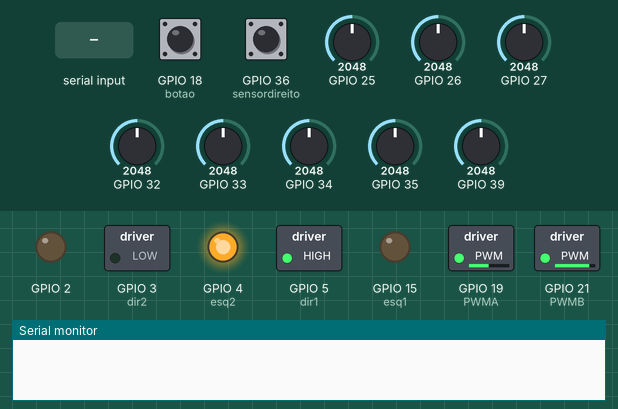
Recording of a program running on a simulated ESP32. On the bench: switched loads named in the program (green lamp = pin HIGH), output pins drawn as LEDs (lit = HIGH), the last lines printed to the serial monitor. The test bench sets the inputs (shaded band); at power-on: GPIO 36 (sensordireito) HIGH, GPIO 18 (botao) LOW, GPIO 25 = 2048, GPIO 26 = 2048, GPIO 27 = 2048, GPIO 32 = 2048, GPIO 33 = 2048, GPIO 34 = 2048, GPIO 35 = 2048, GPIO 39 = 2048. Nothing arrives over Bluetooth unless stated.

Above: at 1.2 s.
1.3 s: "}" received over the second serial link
At 2.5 s:
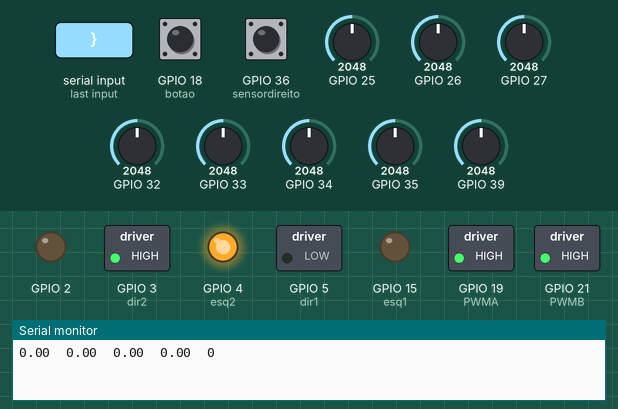
2.8 s: GPIO 36 (sensordireito) pulsed LOW 2 times (0.12 s each, 0.3 s apart)
At 4.0 s:
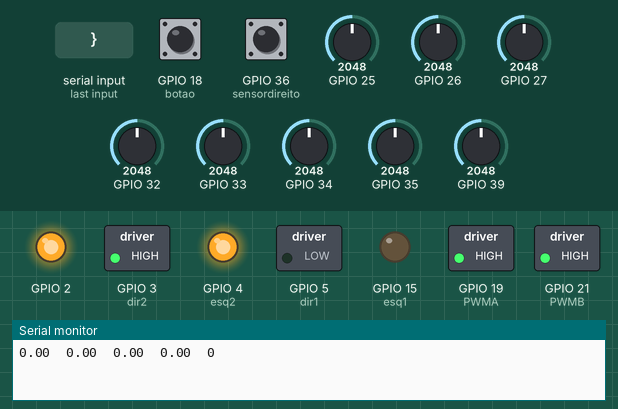
Timing chart, 0 to 5.8 s (numbered marks = the images above; inputs shaded):
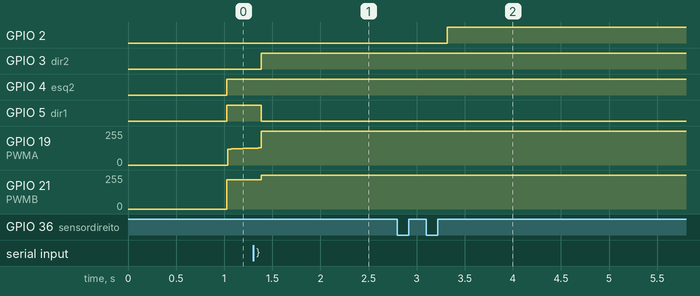

Measured:
- after the input at 1.3 s, GPIO 3 (dir2): LOW → HIGH after 0.09 s; GPIO 5 (dir1): HIGH → LOW after 0.09 s; GPIO 21 (PWMB): 218/255 → 255/255 after 0.09 s
- after the input at 2.8 s, GPIO 2: LOW → HIGH after 0.52 s

The program:

main.cpp
```cpp
#include <Arduino.h>
#include <QTRSensors.h>
#include <BluetoothSerial.h>

QTRSensors qtr;
BluetoothSerial SerialBT;

// multtasks
TaskHandle_t observer;

// constantes do PID
float kp = 170, ki = 0.065, kd = 470;
//float kp1 = 270, ki1 = 0.6, kd1 = 430;

// pinos da ponte H
#define PWMA 19
#define PWMB 21
#define esq1 15
#define esq2 4
#define dir1 5
#define dir2 3

// velocidade do carrinho
bool largada = false;
int32_t speed = 3500;
int32_t oldSpeed = speed;

// velocidade dos motores esquerdo e direito
int32_t velEsq = speed, velDir = speed;
float cte = 0.7; // const para diminuir q roda gira para tras

unsigned long int t_intercessao;

// config da linha de sensores
const uint8_t qtdSensores = 8;
uint16_t sensorValues[qtdSensores];

// valores do tempo
unsigned long temp_anterior=0, temp_atual, t;

// variaveis para o PID
int P, I, D, erroPassado, erroSomado = 0, erro, PID;

// variaveis para execoes
#define intercessao 4000
#define botao 18
#define sensoresquerdo 13
#define sensordireito 36
bool ligado;
int total;
int volta = 0;

String texto = "";
void recebeDados(){
  // recebe as chars e soma em um texto
  char a = SerialBT.read();
  texto += a;

  // separa as constantes quando recebe o texto todo
  if(a == '}'){
    // muda as constantes
    kp = (texto.substring(1, texto.indexOf('/'))).toFloat();
    //kp1 = (texto.substring(texto.indexOf('A')+1, texto.indexOf('/'))).toFloat();

    ki = (texto.substring(texto.indexOf('/')+1, texto.indexOf('%'))).toFloat();
    //ki1 = (texto.substring(texto.indexOf('B')+1, texto.indexOf('%'))).toFloat();

    kd = (texto.substring(texto.indexOf('%')+1, texto.indexOf('&'))).toFloat();
    //kd1 = (texto.substring(texto.indexOf('C')+1, texto.indexOf('&'))).toFloat();

    cte = (texto.substring(texto.indexOf('&')+1, texto.indexOf('*'))).toFloat();
    speed = (texto.substring(texto.indexOf('*')+1, texto.indexOf('}'))).toFloat();

    // printa os valores
    Serial.print(kp);     Serial.print("\t");
    //Serial.print(kp1);     Serial.print("\t");

    Serial.print(ki);     Serial.print("\t");
    //Serial.print(ki1);     Serial.print("\t");

    Serial.print(kd);     Serial.print("\t");
    //Serial.print(kd1);     Serial.print("\t");

    Serial.print(cte);     Serial.print("\t");
    Serial.print(speed);  Serial.print("\t");
    oldSpeed = speed;
    //Serial.print(cte);  Serial.println("");

    // limpa a variavel para o proximo loop
    //Serial.println(texto);
    texto = "";
  }
}

void enviaDados(void * pvParameters){
  for(;;){ // loop perpétuo
    // caso ele receba algum dado ele altera as constantes
    if(SerialBT.available()){
      recebeDados();
    }else{
      // senao ele envia os dados para montar o grafico
      delay(150);
      // caso queirm mudar oq ele envia mude aqui
      SerialBT.printf("{%d}", PID);
    }
  }
}

void setup() {
  Serial.begin(115200);
  SerialBT.begin("Esp32 seguidor v1");

  pinMode(sensordireito, INPUT);
  pinMode(sensoresquerdo, INPUT);
  pinMode(botao, INPUT);
  pinMode(esq1, OUTPUT);
  pinMode(esq2, OUTPUT);
  pinMode(dir1, OUTPUT);
  pinMode(dir2, OUTPUT);
  pinMode(2, OUTPUT);
  // configuração da linha de sensores
  qtr.setTypeAnalog();
  qtr.setSensorPins((const uint8_t[]){39, 34, 35, 32, 33, 25, 26, 27}, qtdSensores);
  qtr.setEmitterPin(14);

  // usamos apenas para iniciar as variaveis da biblioteca
  qtr.calibrate();

  // regula o valor minimo e maximo do sensor
  for (uint8_t i = 0; i < qtdSensores; i++){
    qtr.calibrationOn.minimum[i] = 0;
  }
  for (uint8_t i = 0; i < qtdSensores; i++){
   qtr.calibrationOn.maximum[i] = 4095;
  }

  // config ponte H
  pinMode(PWMA, OUTPUT);
  pinMode(PWMB, OUTPUT);
  ledcSetup(0, 5000, 12); // canal para esquerdo
  ledcSetup(1, 5000, 12); // canal para o direito
  ledcAttachPin(PWMA, 1);
  ledcAttachPin(PWMB, 0);

  // inicia a task bluetooth
  xTaskCreatePinnedToCore(
    enviaDados,   //  Função da tarefa
    "taskBT",     //  nome da tarefa
    10000,        //  Tamanho (bytes)
    NULL,         //  parâmetro da tarefa
    2,            //  prioridade da tarefa (tem q ser 2 pra n dar conflito)
    &observer,    //  observa a tarefa criada
    0);           //  nucleo
}

void calculaPID(){
  // salva o tempo passado pra calcular a derivada
  //temp_atual = millis();
  // calcula o tempo passado
  //t = (temp_atual - temp_anterior)*1000;

  // define os valores
  P = erro * kp;
  I = (erroSomado)* ki;
  D = ((erro - erroPassado)) * kd;

  if((I>=(speed/2))&&(erro >=0)){
    I = (speed/2);
  }else if((I<=-(speed/2))&&(erro <=0)){
    I = -(speed/2);
  }else{
    erroSomado += erro;
  }

  // calcula o PID
  PID = (P) + (I) + (D);

  // anti-windup
  // caso o PID passe o valor da velocidade max n soma o erro
  // e nao satura a integral
  if(PID>speed*2){
    PID = speed*2;
  }else if(PID<(-speed*2)){
    PID = -speed*2;
  }

  // salva o erro passado e tempo passado
  erroPassado = erro;
  //temp_anterior = temp_atual;

  /*Serial.print("P: ");
  Serial.print(P);
  Serial.print("\t");
  Serial.print("I: ");
  Serial.print(I);
  Serial.print("\t");
  Serial.print("D: ");
  Serial.print(D);
  Serial.print("\t");
  Serial.print("PID: ");
  Serial.print(PID);
  Serial.print(" ");*/
}

void motors(){
  // controle de curva com PID
  if(PID > 0){
    velDir = speed - PID;
    velEsq = speed;
  }else{
    velEsq = speed + PID;
    velDir = speed;
  }

  if(velDir < 0){
    // esquerda
    digitalWrite(esq1, HIGH);
    digitalWrite(esq2, LOW);

    // direita
    digitalWrite(dir1, LOW);
    digitalWrite(dir2, HIGH);

    velDir *= cte;
  }else if(velEsq < 0){
    // esquerda
    digitalWrite(esq1, LOW);
    digitalWrite(esq2, HIGH);

    // direita
    digitalWrite(dir1, HIGH);
    digitalWrite(dir2, LOW);

    velEsq *= cte;
  }else{
    // esquerda
    digitalWrite(esq1, LOW);
    digitalWrite(esq2, HIGH);

    // direita
    digitalWrite(dir1, LOW);
    digitalWrite(dir2, HIGH);
  }

  ledcWrite(1, map(abs(velEsq), 0, speed, 400, speed));
  ledcWrite(0, map(abs(velDir), 0, speed, 400, speed));

  /*Serial.print("motor esq: ");
  Serial.print(velEsq);
  Serial.print("\t motor dir:");
  Serial.print(velDir);
  Serial.print("\t");*/

}

void Linha_de_chegada() {
  if(largada == false){
    //Serial.println("Tá DESLIGADO");
    while(digitalRead(botao) == 1){
      //speed = 0;
      ledcWrite(1, 0);
      ledcWrite(0, 0);
    }
    delay(1000);
    largada = true;
  }
  if(largada == true){
    //Serial.println("LIGADO!!!");
    //Serial.println(digitalRead(sensordireito));
    if((digitalRead(sensordireito)==0) and (millis() > (t_intercessao+700))){
      //Serial.printf("detectou %d", volta);
      while(digitalRead(sensordireito) == 0){}
      volta++;

    }

    // conta o final da pista e salva o tempo para parar
    if(volta == 2){
      t_intercessao = millis();
      volta++;
    }

    // espera um tempo para parar no final da pista (usa millis para nao terminar torto)
    if((millis() >= t_intercessao + 100) and (volta == 3)){
      volta = 0;
      largada = false;
      digitalWrite(2, HIGH);
    }
  }
}


void loop() {
  // calcula a posição da linha
  uint16_t position = qtr.readLineWhite(sensorValues);

  // soma os valores dos sensores
  total = 0;
  for (uint8_t i = 0; i < qtdSensores; i++) {
    //Serial.print(sensorValues[i]);
    //Serial.print('\t');
    total += sensorValues[i];
  }
  //Serial.print(total);
  if (!(total >= intercessao)){ //caso haja intercessao
    t_intercessao = millis();
    //Serial.println("INTERCESSAO");
    ///digitalWrite(2, HIGH); // acende o led
  }else{
    //digitalWrite(2, LOW); // apaga o led
  }

  // verifica as sinalizações da pista
  Linha_de_chegada();

  //calcula o erro
  //Serial.print("Erro: ");
  erro = (((int)position-3500)/100);
  //Serial.print(erro);
  Serial.println();

  // calcula o PID
  calculaPID();

  // controla a velocidade dos motores
  motors();
}
```
